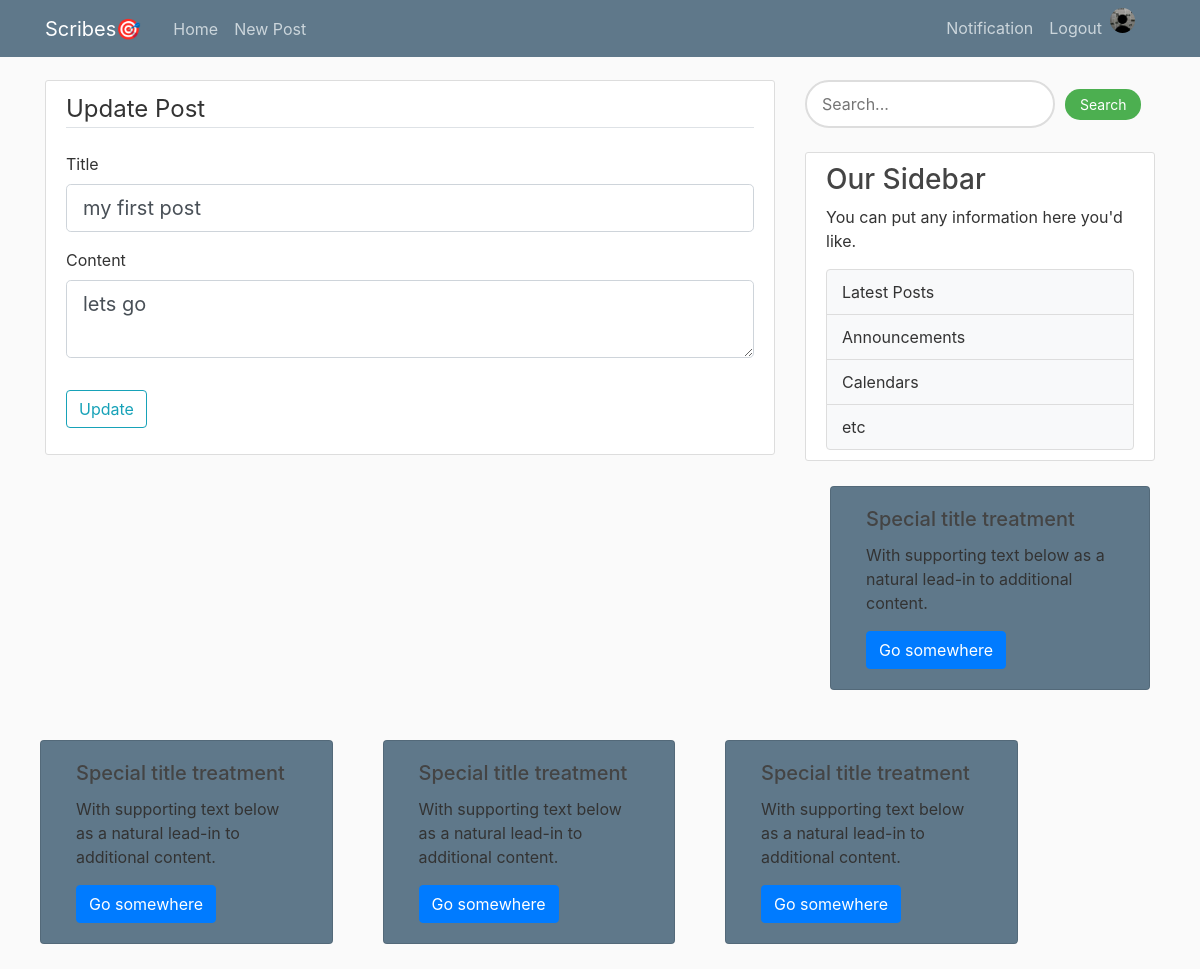
Before: /post/detail/update/1 (signed in) with the older database file.
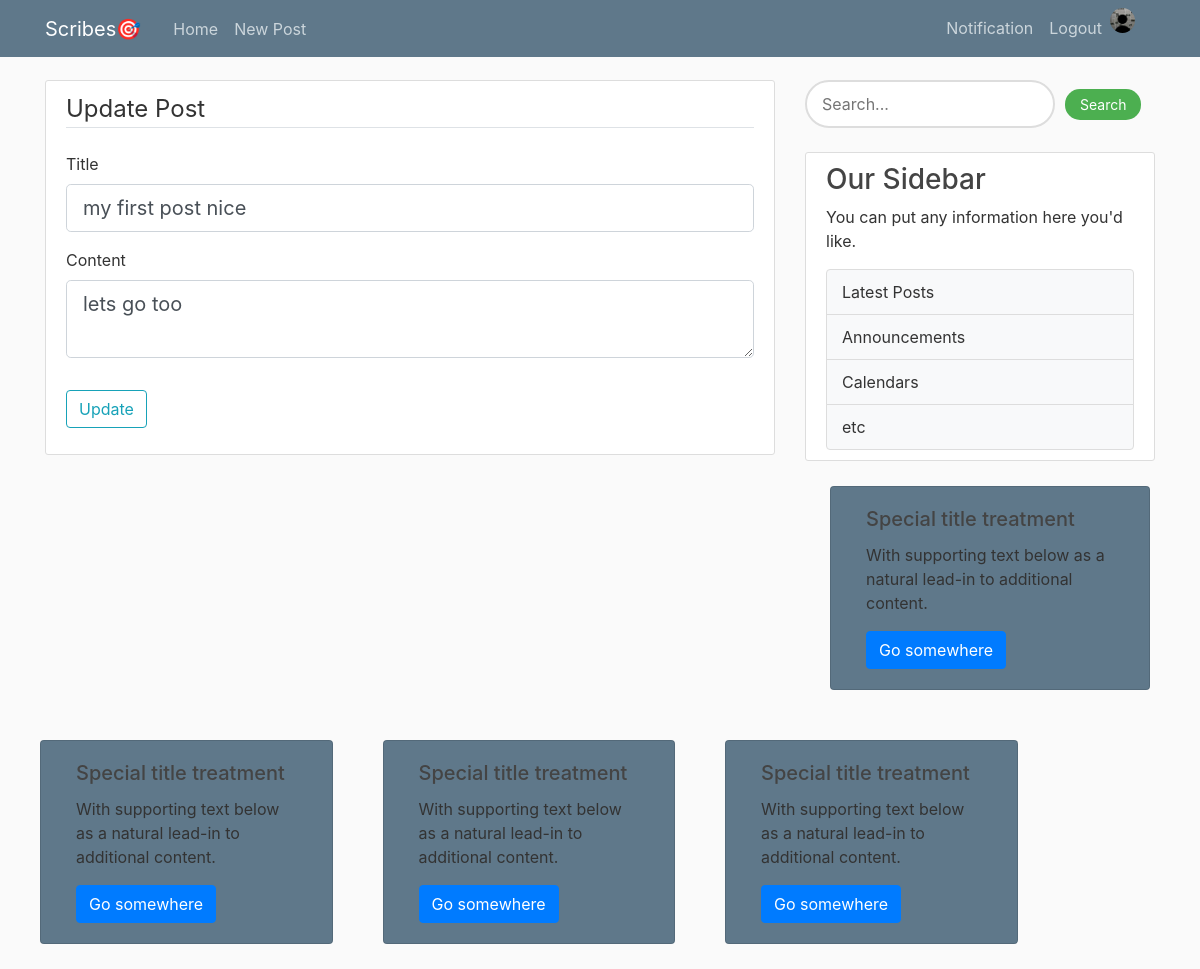
After: the same page with the newer database file.
### flaskblog/models.py (models this page shows, shortened)
class Post(db.Model):
    id = db.Column(db.Integer, primary_key=True)
    title = db.Column(db.String(100), nullable=False)
    content = db.Column(db.Text, nullable=False)
    date = db.Column(db.DateTime, nullable=False, default=datetime.utcnow)
    user_id = db.Column(db.Integer, db.ForeignKey('user.id'), nullable=False)
    is_admin = db.Column(db.Boolean, nullable=False,default=False)

### flaskblog/routes.py (the view)
@app.route("/post/detail/update/<int:post_id>", methods=['POST', 'GET'])
@login_required
def update(post_id):
    post = Post.query.get_or_404(post_id)
    image_file = url_for('static', filename='profile_pics/' + current_user.image_file)
    print(post.id)
    print(post.author.username)
    print(post.user_id)
    form = UpdatePostForm()
    if form.validate_on_submit():
        post.title = form.title.data
        post.content = form.Content.data
        db.session.commit()
        flash("blog updated successfully", 'success')
        return redirect(url_for('post_detail',title=post.title))
    elif request.method == 'GET':
        form.title.data = post.title
        form.Content.data = post.content
    return render_template('edit_post.html',form=form,post=post,image_file=image_file)

### flaskblog/forms.py
class UpdatePostForm(FlaskForm):
	title=StringField('Title', validators=[DataRequired()])
	Content=TextAreaField('Content',validators=[DataRequired()])
	submit=SubmitField('Update')

### flaskblog/models.py (called while the page is built)
@login_manager.user_loader
def load_user(user_id):
    return User.query.get(int(user_id))

### flaskblog/templates/edit_post.html (shortened to what this page needs)
{% extends "layout.html" %}
{% block content %}
<div class="content-section">
  <form method="POST", action=" ">
    <fieldset class="form-group">
      <legend class='border-bottom mb-4'>Update Post</legend>
      <div class="form-group">
        {{ form.title.label(class="form-control-label") }}
        {% if form.title.errors %}
         {{ form.email(class="form-control form-control-lg is-invalid") }}
         <div class="invalid-feedback">
          {% for error in form.title.errors%}
          <span> {{ error }}</span>
          {% endfor %}
         </div>
        {% else %}
           {{ form.title(class="form-control form-control-lg") }}
        {% endif %}
      </div>
      <div class="form-group">
        {{ form.Content.label(class="form-control-label") }}
        {% if form.Content.errors %}
        {{ form.Content(class="form-control form-control-lg is invalid") }}
          <div class='invalid-feedback'>
           {% for error in form.Content.errors%}
             <span>{{ error }}</span>
           {% endfor %}
          </div>
      {% else%}
           {{ form.Content(class="form-control form-control-lg") }}
        {% endif %}
      </div>
    </fieldset>
    <div class="form-group">
      {{ form.submit(class="btn btn-outline-info") }}
    </div>
  </form>
</div>
{% endblock %}

Changed rows visible on the page:
changed Post: title "my first post" → "my first post nice"
Other visible differences:
form field Content: "lets go" → "lets go too"
